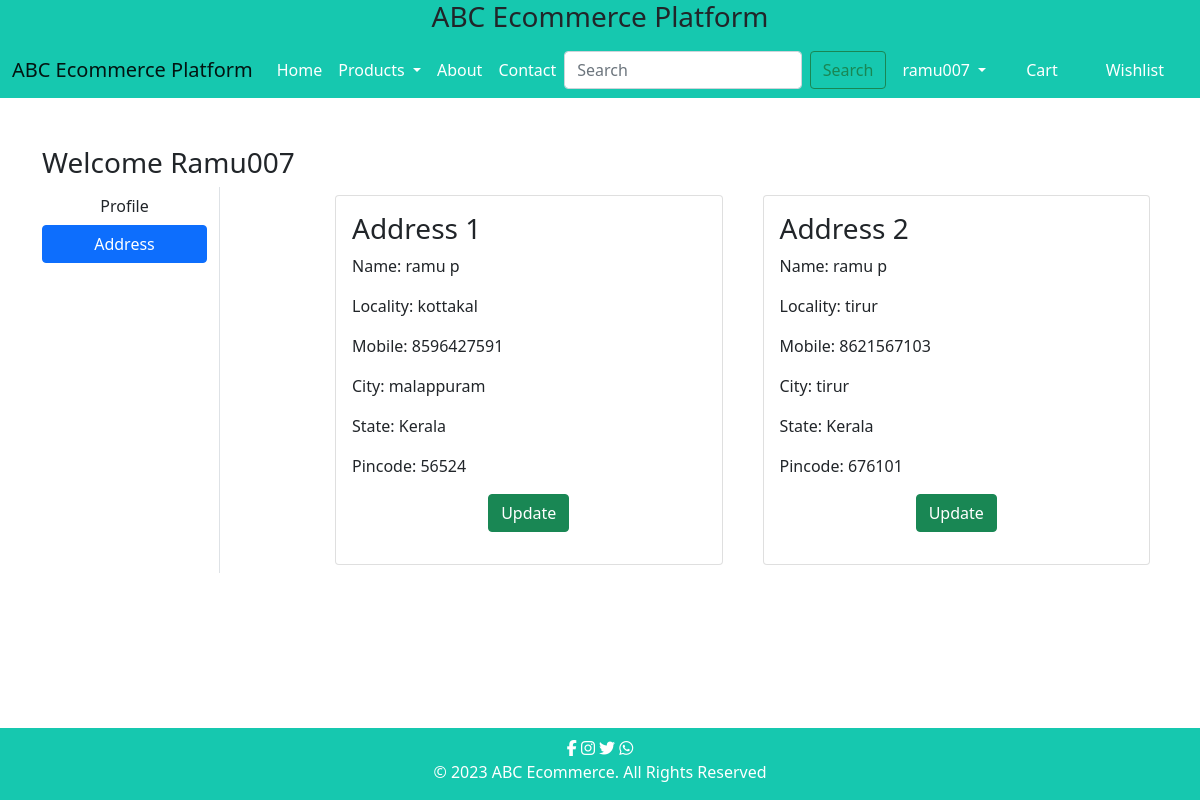
/address/ (signed in), run on an earlier commit of the app's database.
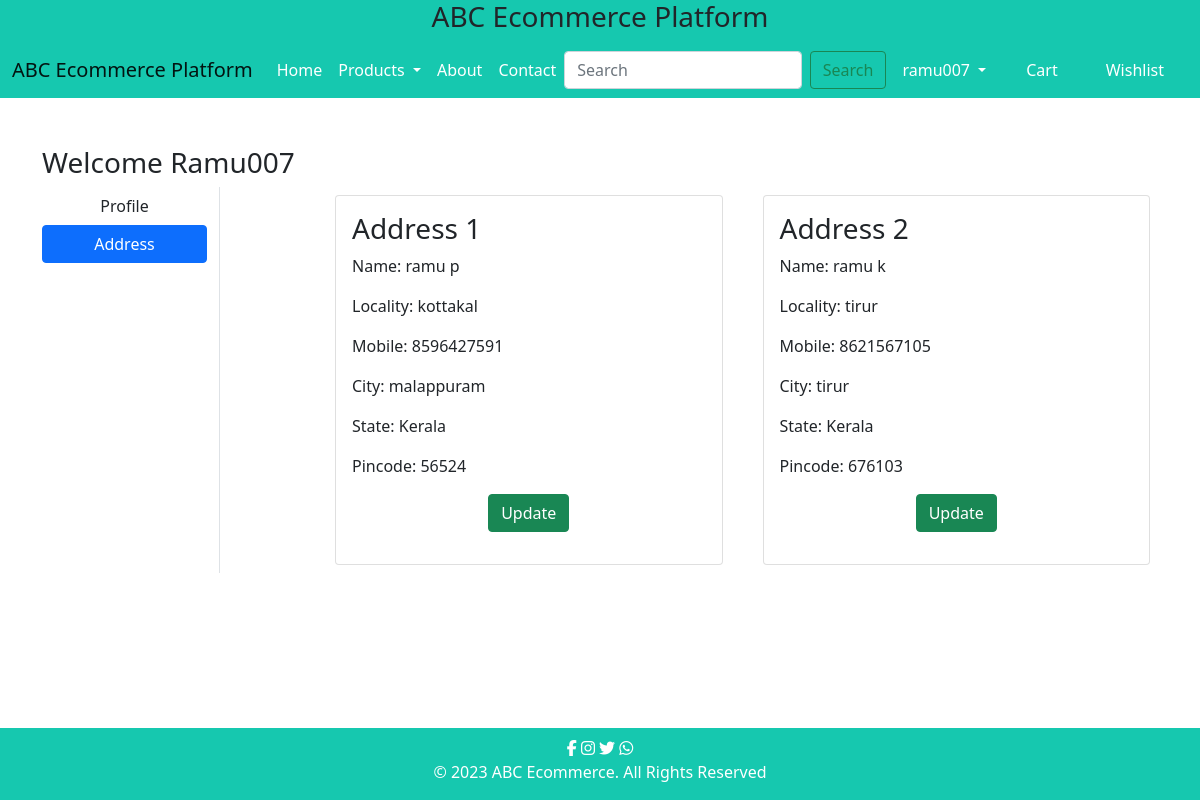
And on a later commit of the database.
### app/models.py (models this page shows, shortened)
class Customer(models.Model):
    user = models.ForeignKey(User,on_delete=models.CASCADE)
    name = models.CharField(max_length=200)
    locality = models.CharField(max_length=200)
    city = models.CharField(max_length=50)
    mobile = models.IntegerField(default=0)
    state = models.CharField(choices=STATE_CHOICES,max_length=100)
    pincode = models.IntegerField()

### app/views.py (the view)
# urls.py: path('address/',views.address, name='address'),
def address(request):
    addr = Customer.objects.filter(user=request.user)
    return render(request, 'app/address.html',locals())

### app/templates/app/address.html (shortened to what this page needs)
{% extends 'app/base.html' %}
{% load static %}
{% block main-content %}
<div class="container my-5">
    <div class="row">
        <h3>Welcome <span class="text-capitalize">{{request.user}}</span></h3>
        <div class="col-sm-2 border-end">
            <ul class="list-unstyled">
                <li class="d-grid"><a href="{% url 'profile' %}" class="btn ">Profile</a></li>
                <li class="d-grid"><a href="{% url 'address' %}" class="btn btn-primary">Address</a></li>
            </ul>
        </div>
        <div class="col-sm-9 offset-sm-1">
            <div class="row">
                {% for ad in addr %}
                <div class="col-sm-6">
                    <div class="card m-2">
                        <div class="card-body">
                            <h3>Address {{forloop.counter}}</h3>
                            <p>Name: {{ad.name}}</p>
                            <p>Locality: {{ad.locality}}</p>
                            <p>Mobile: {{ad.mobile}}</p>
                            <p>City: {{ad.city}}</p>
                            <p>State: {{ad.state}}</p>
                            <p>Pincode: {{ad.pincode}}</p>
                            <p class="text-center"><a href="{% url 'updateAddress' pk=ad.id %}" type="button" class="btn btn-success">Update</a></p>
                        </div>
                    </div>
                </div>
                {% endfor %}
            </div>
        </div>
    </div>
</div>
{% endblock main-content %}

What changed in the data, as far as the page shows it:
changed Customer "tirur": name "ramu p" → "ramu k"; mobile "8621567103" → "8621567105"; pincode "676101" → "676103"
